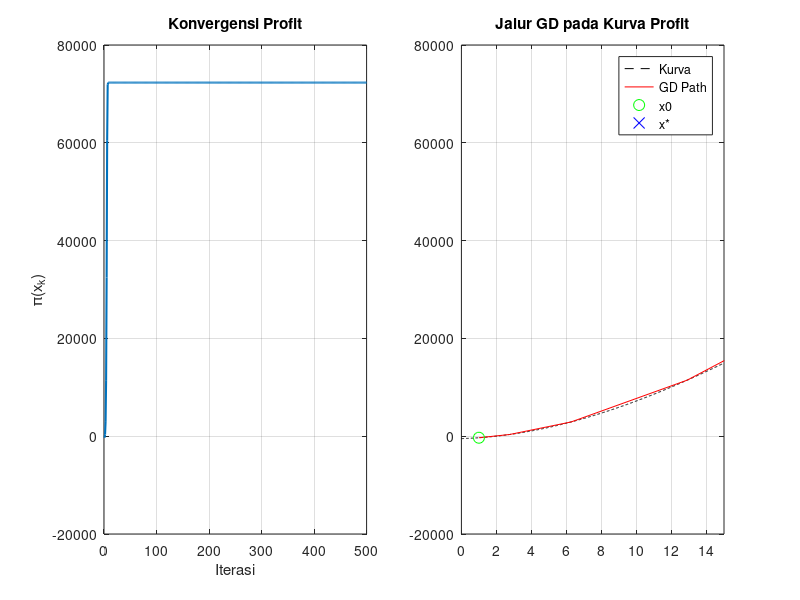

MATLAB code to generate this figure:
% =====================================================
% UTS Matematika Sains Data — Semester Genap 2025/2026
% Soal 6 — Optimasi Harga Produk Via Gradient Descent
% ---------------------------------------------------
% Nama : Nindira adiarty
% NIM  : 2510514006
% Parameter: N=6, a=0, b=6, K=7, alpha=0.007
% Tanggal: 28 April 2026
% =====================================================
clc; clear; close all;

% Parameter
N = 6; a = 0; b = 6; K = 7; alpha = 0.007;

% Fungsi Profit dan Turunan
pi_func = @(x) -(a+1).*x.^3 + (b+5).*K.*x.^2 + 100.*x - (K^2*10);
pi_d1 = @(x) -3*(a+1).*x.^2 + 2*(b+5).*K.*x + 100;

% 6.1 Turunan dan Titik Kritis
fprintf('=== SUB-SOAL 6.1: Turunan & Titik Kritis ===\n');
A_quad = -3*(a+1); B_quad = 2*(b+5)*K; C_quad = 100;
D = B_quad^2 - 4*A_quad*C_quad;
x1 = (-B_quad + sqrt(D)) / (2*A_quad);
x2 = (-B_quad - sqrt(D)) / (2*A_quad);
fprintf('Titik Kritis: x1 = %.4f, x2 = %.4f\n\n', x1, x2);

% 6.2 Gradient Descent Manual (5 Iterasi)
fprintf('=== SUB-SOAL 6.2: 5 Iterasi Manual ===\n');
fprintf('k | x_k      | pi(x_k)    | pi''(x_k)   | x_{k+1}\n');
x_k = 1;
for k = 0:4
    pi_val = pi_func(x_k);
    dpi_val = pi_d1(x_k);
    x_next = x_k + alpha * dpi_val;
    fprintf('%d | %.6f | %.6f | %.6f | %.6f\n', k, x_k, pi_val, dpi_val, x_next);
    x_k = x_next;
end

% 6.2.e Visualisasi 500 Iterasi
iter = 500;
x_gd = zeros(iter, 1); x_gd(1) = 1;
for i = 1:iter-1
    x_gd(i+1) = x_gd(i) + alpha * pi_d1(x_gd(i));
end

figure('Color','white', 'Position',[100 100 900 400]);
subplot(1,2,1);
plot(1:iter, pi_func(x_gd), 'LineWidth', 1.5);
title('Konvergensi Profit'); xlabel('Iterasi'); ylabel('\pi(x_k)'); grid on;

subplot(1,2,2);
fplot(pi_func, [0, 15], 'k--'); hold on;
plot(x_gd, pi_func(x_gd), 'r-');
plot(x_gd(1), pi_func(x_gd(1)), 'go', 'MarkerSize', 8); % x0
plot(x_gd(end), pi_func(x_gd(end)), 'bx', 'MarkerSize', 8); % x*
title('Jalur GD pada Kurva Profit'); legend('Kurva','GD Path','x0','x*'); grid on;

% 6.2.f Analisis Sensitivitas
alpha_large = 10 * alpha; alpha_small = 0.1 * alpha;
% (Tambahkan logika iterasi dengan alpha berbeda untuk plot perbandingan jika perlu)

% 6.3 Aplikasi Bisnis
fprintf('\n=== SUB-SOAL 6.3: Aplikasi Bisnis ===\n');
x_opt = max(x1, x2);
profit_max = pi_func(x_opt);
margin = (x_opt * 1000) - (K * 10 * 1000);
fprintf('Harga Optimal x*: %.2f (dalam ribuan Rp)\n', x_opt);
fprintf('Profit Maksimum: %.2f (dalam ribuan Rp)\n', profit_max);
fprintf('Margin per unit: Rp %.2f\n', margin);
